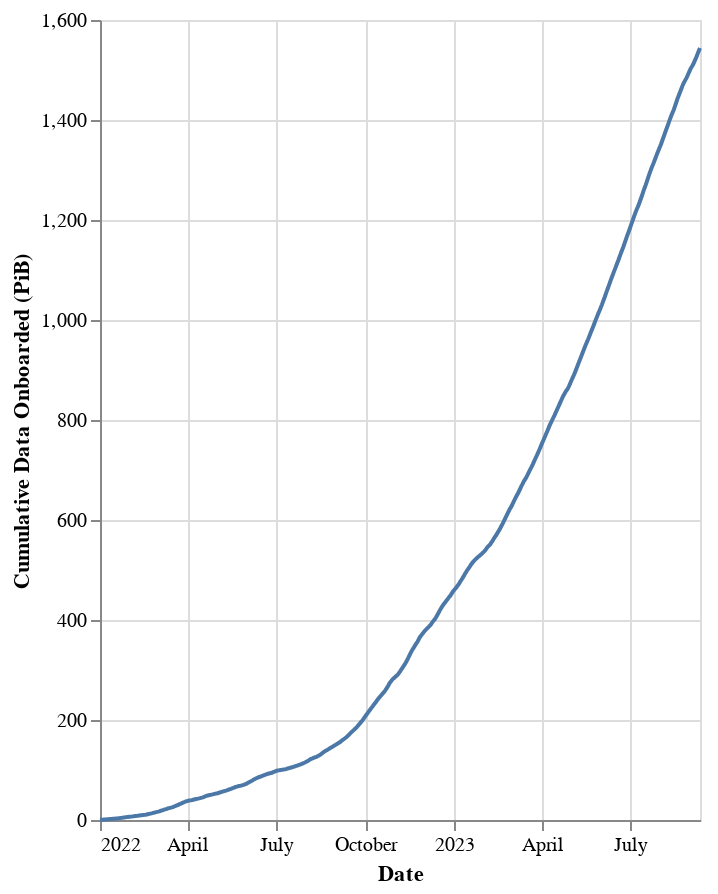

Notebook source saved alongside this figure:
### Code cell
# | output: true

display(Markdown(f"### Cumulative Data Onboarded"))

df["cumulative_data"] = df["onboarded_tibs"].cumsum()

alt.Chart(df).mark_line().encode(
    x=alt.X("date:T", title="Date"),
    y=alt.Y("cumulative_data:Q", title="Cumulative Data Onboarded (PiB)"),
    # color=alt.value("#55595c"),
    tooltip=[
        alt.Tooltip("date:T", title="Date"),
        alt.Tooltip("cumulative_data:Q", title="Cumulative Data Onboarded (PiB)"),
    ],
).properties(
    width="container",
    height=400,
)

### Figure 1 — Vega-Lite specification as saved in the notebook (floating-point values rounded to 4 significant figures; data arrays with more than 128 entries replaced by an {"elided": "..."} marker saying what was removed)
{"config": {"view": {"continuousWidth": 300, "continuousHeight": 300}}, "data": {"name": "data-aa8d8e98b2a13c0f781e959e68569ab1"}, "mark": {"type": "line"}, "encoding": {"tooltip": [{"field": "date", "title": "Date", "type": "temporal"}, {"field": "cumulative_data", "title": "Cumulative Data Onboarded (PiB)", "type": "quantitative"}], "x": {"field": "date", "title": "Date", "type": "temporal"}, "y": {"field": "cumulative_data", "title": "Cumulative Data Onboarded (PiB)", "type": "quantitative"}}, "height": 400, "width": "container", "$schema": "https://vega.github.io/schema/vega-lite/v5.14.1.json", "datasets": {"data-aa8d8e98b2a13c0f781e959e68569ab1": {"elided": "619 records"}}}
